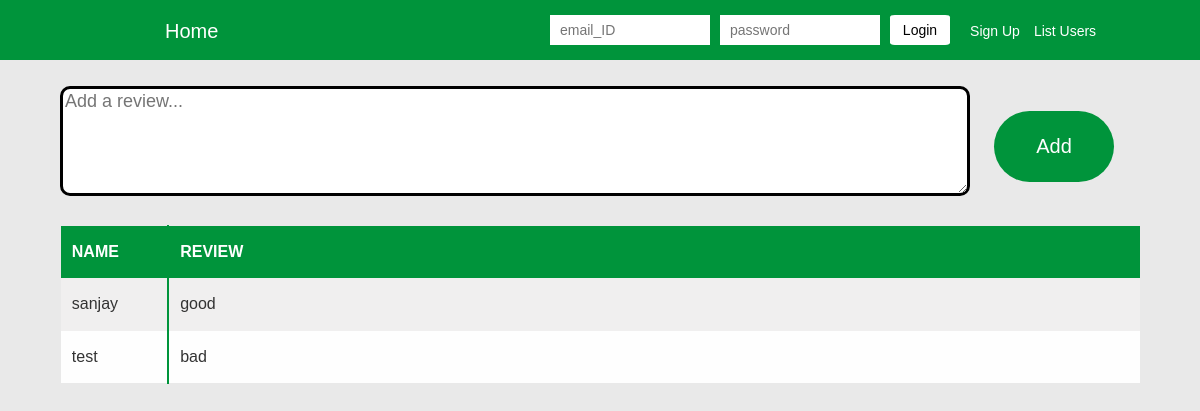
The app's page /reviews.php, older data.
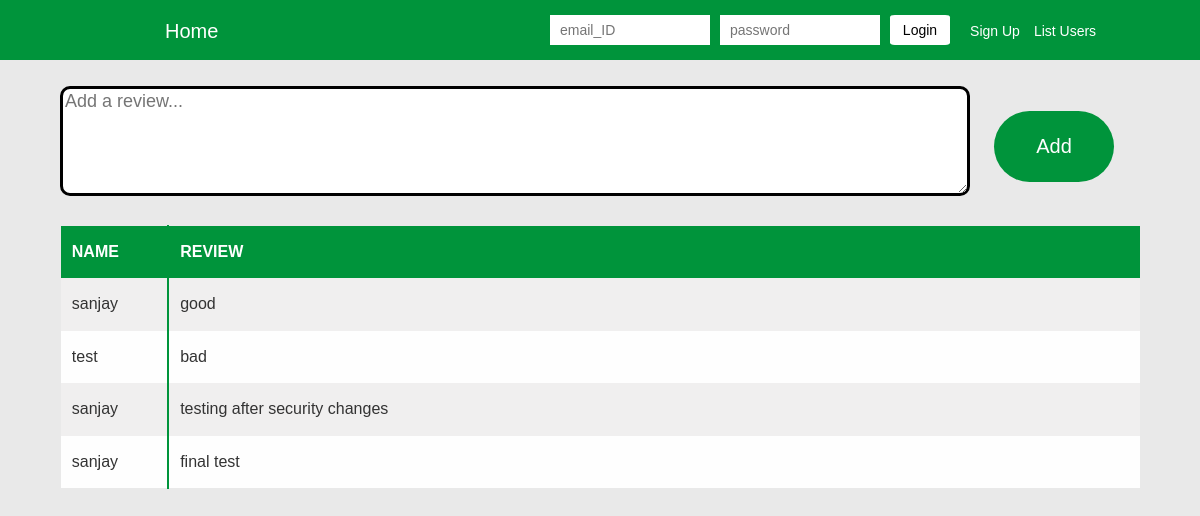
The same page, newer data.
### tables this page shows
CREATE TABLE `reviews` (
  `id` int(100) NOT NULL,
  `firstname` varchar(32) NOT NULL,
  `email_ID` varchar(32) NOT NULL,
  `feedback` varchar(5000) NOT NULL
);

### reviews.php (the view, shortened to what this page needs)
<?php
	include_once 'header.php';
	include_once 'includes/db-inc.php';
    $query = "SELECT * FROM reviews";
	$result = mysqli_query($conn, $query);
    echo "<table id='reviews_table'><tr>
    <td class='review_heading'><b>Name</b></td>
    <td class='all_reviews'><b>Review</b></td></tr>";
    while($row = mysqli_fetch_object($result)){
        echo "<tr>";
        echo "<td class='review_heading'>$row->firstname</td>";
        echo "<td class='all_reviews'>$row->feedback</td>";
        echo "</tr>";
    }
	include_once 'footer.php';
?>
<form action="includes/reviews-inc.php" method="POST">
        <textarea type="text" name="feedback" placeholder="Add a review..."></textarea>
        <input type="submit" name="add_review" value="Add" id="add_review">
</form>

Row changes from the older to the newer data that the page shows:
added reviews: firstname "sanjay", feedback "testing after security changes"
added reviews: firstname "sanjay", feedback "final test"
